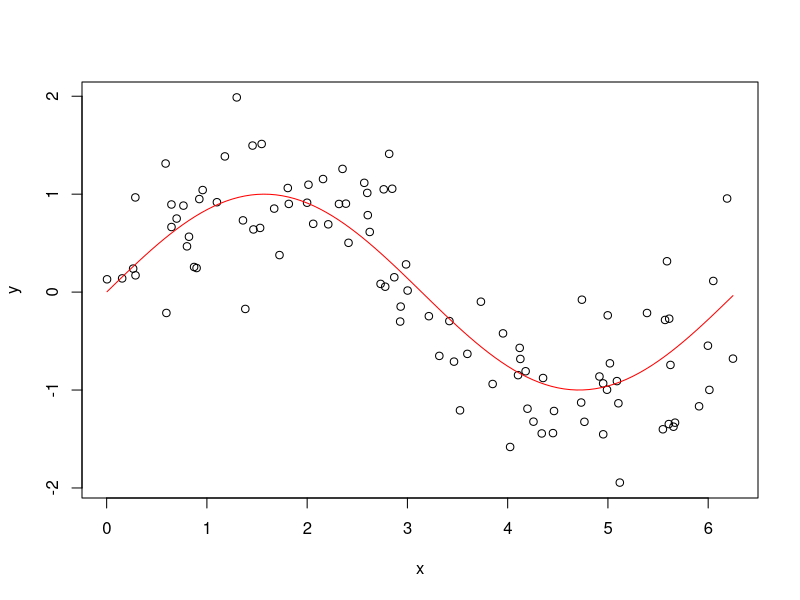
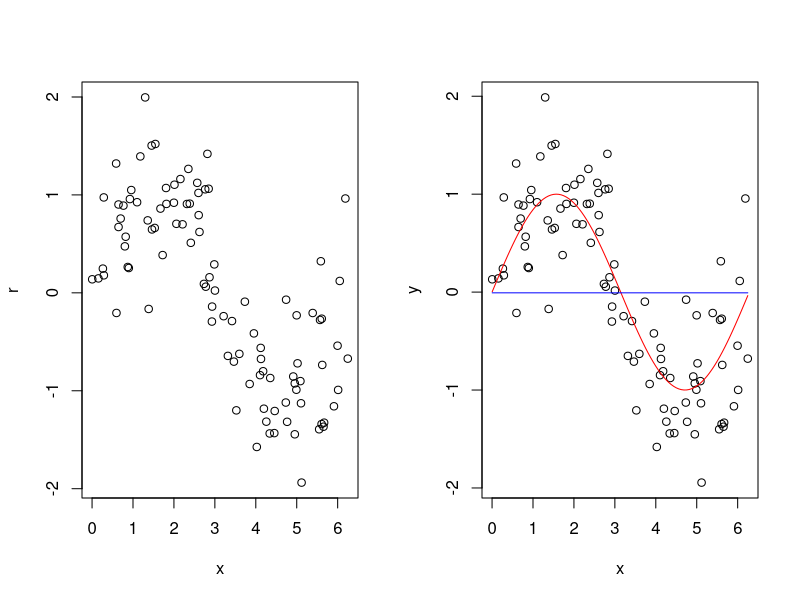
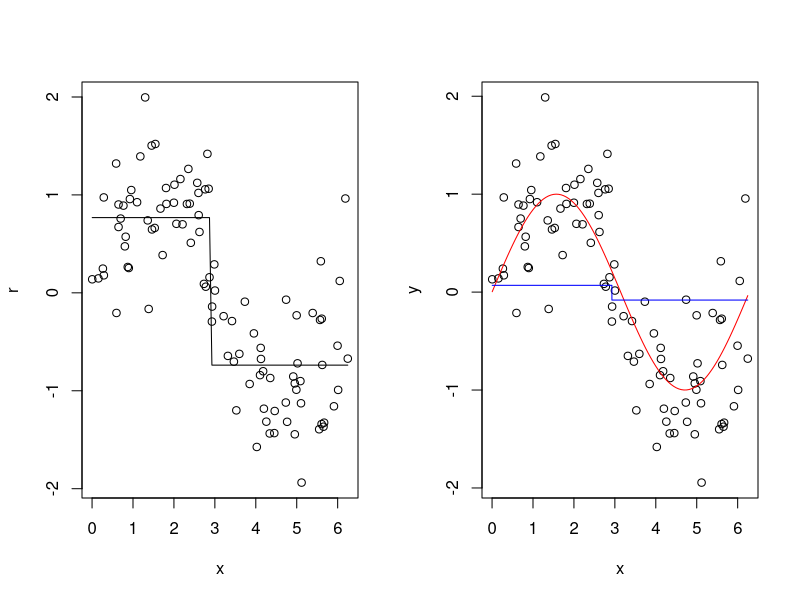
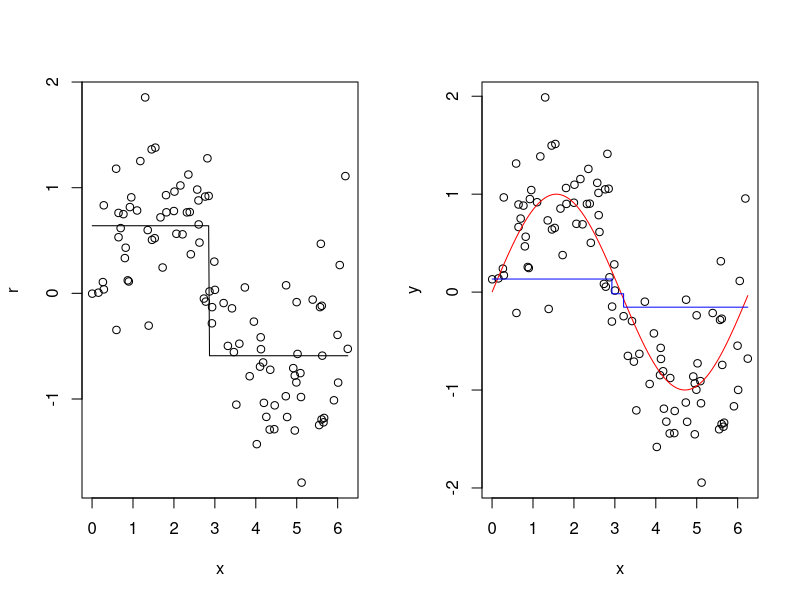
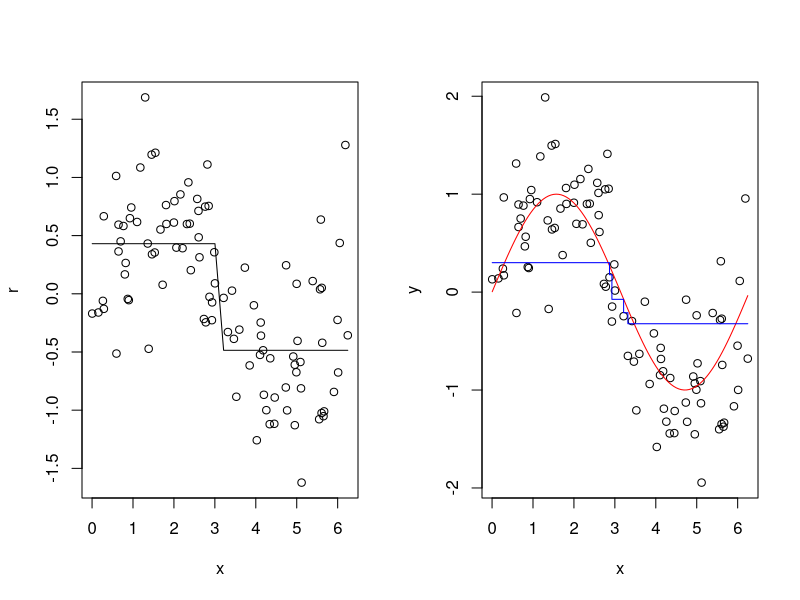
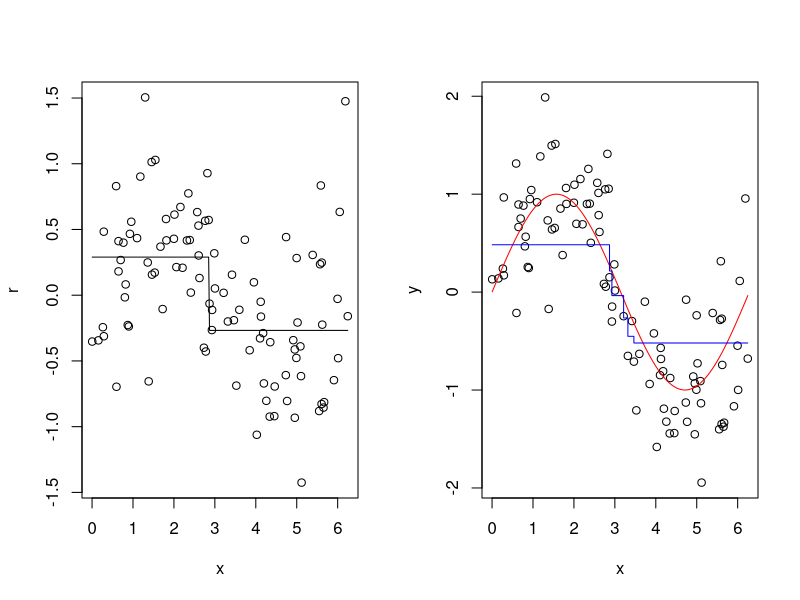
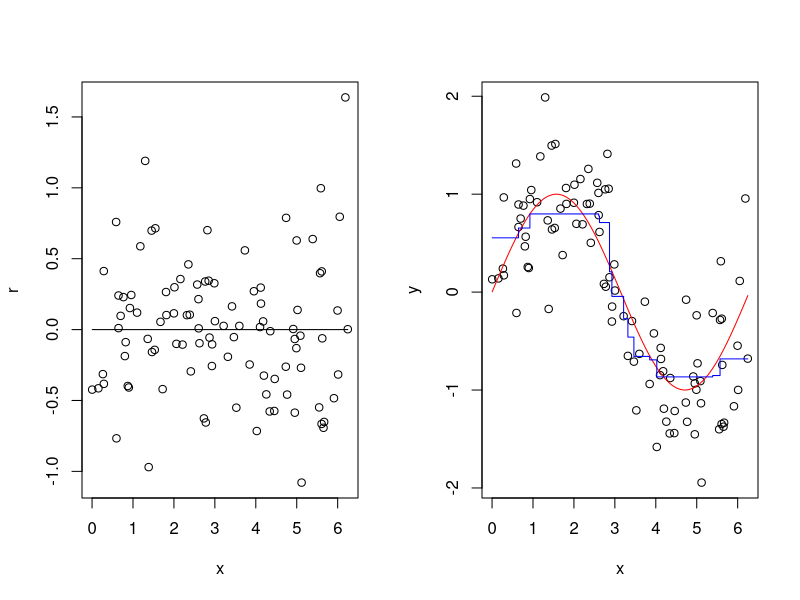

Source code (R) for these figures, in order: (Note: this script raises an error after producing the figures.)
## ---- chunk 1
knitr::opts_chunk$set(echo = T, eval=T, message=F, warning=F, error=F, 
                      comment=NA, cache=F, R.options=list(width=220),
                      fig.align='center', out.width='60%', fig.asp=.7)
## ---- chunk 2
rm(list=ls())
set.seed(123)
n = 100
x=sort(runif(n)*2*pi)
y=sin(x)+rnorm(n, sd=0.5)
plot(y~x)
curve(sin(x), min(x),max(x), col="red", add=T)
## ---- chunk 3
B = 100+1
# 1.
r = y - mean(y)
fx = matrix(NA, nrow=n, ncol=B)
fx[,1] = rep(mean(y),n)

op <- par(mfrow = c(1, 2))
plot(x,r)
plot(x,y)
curve(sin(x), min(x),max(x), col="red", add=T)
lines(x,fx[,1], type="s", col="blue")
par(op)
## ---- chunk 4
library(rpart)
d = 1
lambda = 0.1
b = 1+1

  # a
  fxb = rpart(r~x, control=rpart.control(maxdepth = d))
  # b
  fx[,b] = fx[,b-1] + lambda*predict(fxb)

# 3.
f.boost = fx[,b]
op <- par(mfrow = c(1, 2))
plot(x,r)
fxb = rpart(r~x, control=rpart.control(maxdepth = d))
lines(x,predict(fxb))
plot(x,y)
curve(sin(x), min(x),max(x), col="red", add=T)
lines(x,f.boost, type="s", col="blue")
par(op)
## ---- chunk 5
set.seed(123)
x=sort(runif(n)*2*pi)
y=sin(x)+rnorm(n, sd=0.5)
B = 1+2
# 1.
r = y - mean(y)
fx = matrix(NA, nrow=n, ncol=B)
fx[,1] = rep(mean(y),n)
# 2.
for (b in 2:B){
  # a
  fxb = rpart(r~x, control=rpart.control(maxdepth = d))
  # b
  fx[,b] = fx[,b-1] + lambda*predict(fxb)
  # c
  r = r - lambda*predict(fxb)
}
# 3.
f.boost = fx[,B]
op <- par(mfrow = c(1, 2))
plot(x,r)
fxb = rpart(r~x, control=rpart.control(maxdepth = d))
lines(x,predict(fxb))
plot(x,y)
curve(sin(x), min(x),max(x), col="red", add=T)
lines(x,f.boost, type="s", col="blue")
par(op)
## ---- chunk 6
set.seed(123)
x=sort(runif(n)*2*pi)
y=sin(x)+rnorm(n, sd=0.5)
B = 1+5
# 1.
r = y - mean(y)
fx = matrix(NA, nrow=n, ncol=B)
fx[,1] = rep(mean(y),n)
# 2.
for (b in 2:B){
  # a
  fxb = rpart(r~x, control=rpart.control(maxdepth = d))
  # b
  fx[,b] = fx[,b-1] + lambda*predict(fxb)
  # c
  r = r - lambda*predict(fxb)
}
# 3.
f.boost = fx[,B]
op <- par(mfrow = c(1, 2))
plot(x,r)
fxb = rpart(r~x, control=rpart.control(maxdepth = d))
lines(x,predict(fxb))
plot(x,y)
curve(sin(x), min(x),max(x), col="red", add=T)
lines(x,f.boost, type="s", col="blue")
par(op)
## ---- chunk 7
set.seed(123)
x=sort(runif(n)*2*pi)
y=sin(x)+rnorm(n, sd=0.5)
B = 1+10
# 1.
r = y - mean(y)
fx = matrix(NA, nrow=n, ncol=B)
fx[,1] = rep(mean(y),n)
# 2.
for (b in 2:B){
  # a
  fxb = rpart(r~x, control=rpart.control(maxdepth = d))
  # b
  fx[,b] = fx[,b-1] + lambda*predict(fxb)
  # c
  r = r - lambda*predict(fxb)
}
# 3.
f.boost = fx[,B]
op <- par(mfrow = c(1, 2))
plot(x,r)
fxb = rpart(r~x, control=rpart.control(maxdepth = d))
lines(x,predict(fxb))
plot(x,y)
curve(sin(x), min(x),max(x), col="red", add=T)
lines(x,f.boost, type="s", col="blue")
par(op)
## ---- chunk 8
set.seed(123)
x=sort(runif(n)*2*pi)
y=sin(x)+rnorm(n, sd=0.5)
B = 1+100
# 1.
r = y - mean(y)
fx = matrix(NA, nrow=n, ncol=B)
fx[,1] = rep(mean(y),n)
# 2.
for (b in 2:B){
  # a
  fxb = rpart(r~x, control=rpart.control(maxdepth = d))
  # b
  fx[,b] = fx[,b-1] + lambda*predict(fxb)
  # c
  r = r - lambda*predict(fxb)
}
# 3.
f.boost = fx[,B]
op <- par(mfrow = c(1, 2))
plot(x,r)
fxb = rpart(r~x, control=rpart.control(maxdepth = d))
lines(x,predict(fxb))
plot(x,y)
curve(sin(x), min(x),max(x), col="red", add=T)
lines(x,f.boost, type="s", col="blue")
par(op)
## ---- chunk 9
knitr::include_graphics("images/Fig17_6.png")
## ---- chunk 10
knitr::include_graphics("images/Fig17_10.png")
## ---- chunk 11
knitr::include_graphics("images/Fig17_8.png")
## ---- chunk 12
knitr::include_graphics("images/Fig17_7.png")
